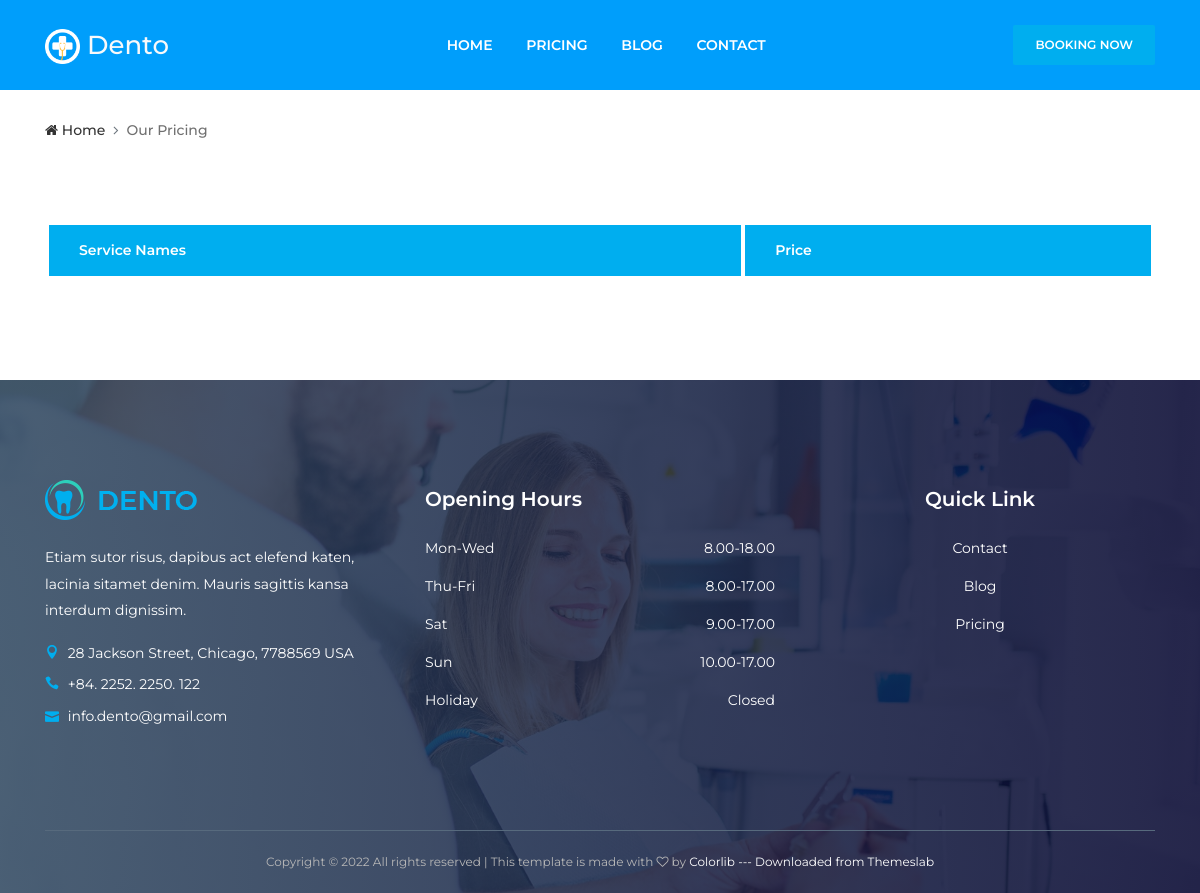
Before: /pricing/ with the older database file.
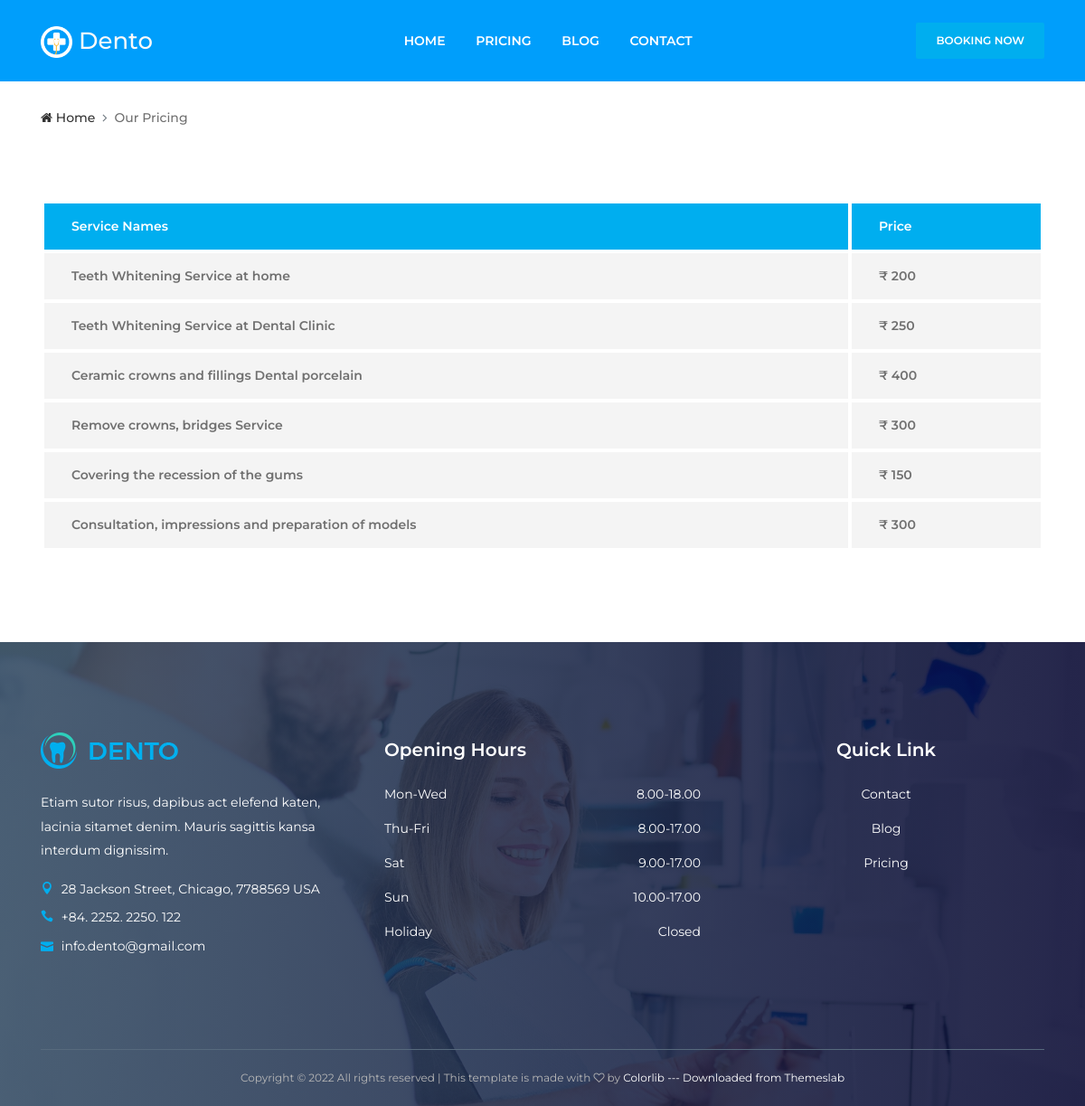
After: the same page with the newer database file.
### website/models.py (models this page shows, shortened)
class Pricing(models.Model):
    title = models.CharField(max_length=100)
    price = models.IntegerField()
    created_at = models.DateTimeField(auto_now_add=True)
    updated_at = models.DateTimeField(auto_now=True)
    class Meta:
        ordering = ('created_at',)

### website/views.py (the view)
# urls.py: path('pricing/',views.pricingView,name='pricingview'),
def pricing(request):
    pricing = Pricing.objects.all().order_by('created_at')
    return render(request,'pricing.html',{'pricing':pricing})

### website/templates/pricing.html
{% extends "base.html" %} {% block content %}{% load static %}
<div class="breadcumb--con">
    <div class="container">
        <div class="row">
            <div class="col-12">
                <nav aria-label="breadcrumb">
                    <ol class="breadcrumb">
                        <li class="breadcrumb-item"><a href="/"><i class="fa fa-home"></i> Home</a></li>
                        <li class="breadcrumb-item active" aria-current="page">Our Pricing</li>
                    </ol>
                </nav>
            </div>
        </div>
    </div>
</div>
<section class="dento-pricing-table-area mt-50 section-padding-0-100">
    <div class="container">
        <div class="row">
            <div class="col-12">
                <div class="dento-price-table table-responsive">
                    <table class="table table-borderless mb-0">
                        <thead>
                            <tr>
                                <th scope="col">Service Names</th>
                                <th scope="col">Price</th>
                            </tr>
                        </thead>
                        <tbody>
                            {% for pric_obj in pricing %}
                            <tr>
                                <th scope="row">{{pric_obj.title}}</th>
                                <td>₹ {{pric_obj.price}}</td>
                            </tr>
                            {% endfor %}
                        </tbody>
                    </table>
                </div>
            </div>
        </div>
    </div>
</section>
{% endblock %}

### website/templates/base.html (shortened to what this page needs)
{% load static %}
<!DOCTYPE html>
<html lang="en">
<head>
    <link rel="stylesheet" href="  {% static 'website/css/style.css' %}"> {% block header %} {% endblock %}
</head>
<body>
    <header class="header-area">
        <div class="main-header-area text-light  " style="background-color: #009efb!important;">
            <div class="classy-nav-container  text-light breakpoint-off navbar-dark">
                <div class="container">
                    <nav class="classy-navbar justify-content-between " id="dentoNav">
                        <a class="nav-brand text-light" href="/">
                            <img src="{% static 'assets/img/logo.png' %}" width="35" height="35" alt=""> <span>Dento</span>
                        </a>
                        <div class="classy-menu ">
                            <div class="classynav">
                                <ul id="nav" class="nav-text">
                                    <li><a href="/">Home</a></li>
                                    <li><a href="{% url 'website:pricing' %}">Pricing</a></li>
                                    <li><a href="{% url 'website:all_blogs'  %}">Blog</a>
                                    </li>
                                    <li><a href="{% url 'website:contact'  %}">Contact</a></li>
                                </ul>
                            </div>
                        </div>
                        <a href="{% url 'website:booking'  %}" class="btn dento-btn booking-btn">Booking Now</a>
                    </nav>
                </div>
            </div>
        </div>
    </header>
    {% block content %} {% endblock %}
    <footer class="footer-area bg-img bg-gradient-overlay" style="background-image: url({% static 'website/img/bg-img/3.jpg' %});">
        <div class="container">
            <div class="row">
                <div class="col-12 col-sm-6 col-lg-4">
                    <div class="single-footer-widget">
                        <a href="/" class="d-block mb-4"><img src="{% static 'website/img/core-img/logo.png' %}" alt=""></a>
                        <p>Etiam sutor risus, dapibus act elefend katen, lacinia sitamet denim. Mauris sagittis kansa interdum dignissim.</p>
                        <div class="footer-contact">
                            <p><i class="icon_pin"></i> 28 Jackson Street, Chicago, 7788569 USA</p>
                            <p><i class="icon_phone"></i> +84. 2252. 2250. 122</p>
                            <p><i class="icon_mail"></i> info.dento@gmail.com</p>
                        </div>
                    </div>
                </div>
                <div class="col-12 col-sm-6 col-lg">
                    <div class="single-footer-widget">
                        <h5 class="widget-title">Opening Hours</h5>
                        <ul class="opening-hours">
                            <li><span>Mon-Wed</span> <span>8.00-18.00</span></li>
                            <li><span>Thu-Fri</span> <span>8.00-17.00</span></li>
                            <li><span>Sat</span> <span>9.00-17.00</span></li>
                            <li><span>Sun</span> <span>10.00-17.00</span></li>
                            <li><span>Holiday</span> <span>Closed</span></li>
                        </ul>
                    </div>
                </div>
                <div class="col-12 col-sm-6 col-lg">
                    <div class="single-footer-widget mx-auto text-center">
                        <h5 class="widget-title">Quick Link</h5>
                        <nav>
                            <ul class="quick-links">
                                <li><a href="{% url 'website:contact'  %}">Contact</a></li>
                                <li><a href="{% url 'website:all_blogs'  %}">Blog</a></li>
                                <li><a href="{% url 'website:pricing' %}">Pricing</a></li>
                            </ul>
                        </nav>
                    </div>
                </div>
            </div>
        </div>
        <div class="container">
            <div class="row">
                <div class="col-12">
                    <div class="copywrite-content">
                        <p>
                            Copyright &copy;
                             All rights reserved | This template is made with <i class="fa fa-heart-o" aria-hidden="true"></i> by <a href="https://colorlib.com" target="_blank">Colorlib --- Downloaded from <a href="https://themeslab.org/" target="_blank">Themeslab</a></a>
                        </p>
                    </div>
                </div>
            </div>
        </div>
    </footer>
</body>
</html>

### static/website/css/default-assets/classy-nav.css (style rules this page uses)
body { font-family: "Roboto", sans-serif; }
ul { margin: 0; }
ul li { list-style: none; }
img { height: auto; max-width: 100%; }
.bg-img { background-position: center center; background-size: cover; background-repeat: no-repeat; }
.classy-nav-container { position: relative; z-index: 100; background-color: #ffffff; }
.classy-nav-container * { box-sizing: border-box; }
.classy-nav-container a { -webkit-transition-duration: 500ms; transition-duration: 500ms; text-decoration: none; outline: none; font-size: 14px; font-weight: 400; color: #232323; display: inline-block; }
.justify-content-between { -webkit-box-pack: justify; -ms-flex-pack: justify; justify-content: space-between; }
.classy-navbar { width: 100%; height: 70px; padding: 0.5em 2em; display: -webkit-box; display: -ms-flexbox; display: flex; -webkit-box-align: center; -ms-flex-align: center; -ms-grid-row-align: center; align-items: center; }
.classy-navbar .nav-brand { font-size: 26px; font-weight: 500; color: #565656; display: inline-block; margin-right: 30px; }
.classynav ul li { display: inline-block; clear: both; position: inherit; z-index: 10; }
.classynav ul li a { padding: 0 12px; display: block; height: 35px; font-size: 14px; line-height: 34px; }
.breakpoint-off .classynav { display: -webkit-box; display: -ms-flexbox; display: flex; -webkit-box-align: center; -ms-flex-align: center; -ms-grid-row-align: center; align-items: center; }

### website/templates/base.html (style rules this page uses)
.nav-text li a { color: #fff!important; }

Changed rows visible on the page:
added Pricing: title "Teeth Whitening Service at home", price "200"
added Pricing: title "Teeth Whitening Service at Dental Clinic", price "250"
added Pricing: title "Ceramic crowns and fillings Dental porcelain", price "400"
added Pricing: title "Remove crowns, bridges Service", price "300"
added Pricing: title "Covering the recession of the gums", price "150"
added Pricing: title "Consultation, impressions and preparation of models", price "300"
